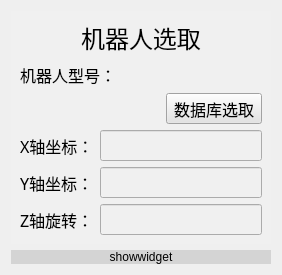
           <widget class="QWidget" name="page_2">
            <layout class="QVBoxLayout" name="verticalLayout_7">
             <item>
              <widget class="QWidget" name="widget_6" native="true">
               <property name="styleSheet">
                <string notr="true">background-color: rgb(240, 240, 240);</string>
               </property>
               <layout class="QVBoxLayout" name="verticalLayout_6">
                <item>
                 <layout class="QHBoxLayout" name="horizontalLayout_11">
                  <item>
                   <widget class="QLabel" name="labTitle_2">
                    <property name="sizePolicy">
                     <sizepolicy hsizetype="Minimum" vsizetype="Fixed">
                      <horstretch>0</horstretch>
                      <verstretch>0</verstretch>
                     </sizepolicy>
                    </property>
                    <property name="font">
                     <font>
                      <family>楷体</family>
                      <pointsize>18</pointsize>
                     </font>
                    </property>
                    <property name="text">
                     <string>机器人选取</string>
                    </property>
                    <property name="alignment">
                     <set>Qt::AlignCenter</set>
                    </property>
                   </widget>
                  </item>
                 </layout>
                </item>
                <item>
                 <layout class="QHBoxLayout" name="horizontalLayout_8">
                  <item>
                   <widget class="QLabel" name="labType_2">
                    <property name="font">
                     <font>
                      <family>楷体</family>
                      <pointsize>12</pointsize>
                     </font>
                    </property>
                    <property name="text">
                     <string>机器人型号：</string>
                    </property>
                   </widget>
                  </item>
                  <item>
                   <widget class="QLineEdit" name="lineName_2">
                    <property name="font">
                     <font>
                      <family>楷体</family>
                      <pointsize>12</pointsize>
                     </font>
                    </property>
                    <property name="styleSheet">
                     <string notr="true">background:transparent;border-width:0;border-style:outset</string>
                    </property>
                    <property name="readOnly">
                     <bool>true</bool>
                    </property>
                   </widget>
                  </item>
                 </layout>
                </item>
                <item>
                 <layout class="QHBoxLayout" name="horizontalLayout_9" stretch="1,0">
                  <item>
                   <spacer name="horizontalSpacer_2">
                    <property name="orientation">
                     <enum>Qt::Horizontal</enum>
                    </property>
                    <property name="sizeHint" stdset="0">
                     <size>
                      <width>40</width>
                      <height>20</height>
                     </size>
                    </property>
                   </spacer>
                  </item>
                  <item>
                   <widget class="QToolButton" name="btnRobotSelect">
                    <property name="sizePolicy">
                     <sizepolicy hsizetype="Minimum" vsizetype="Fixed">
                      <horstretch>0</horstretch>
                      <verstretch>0</verstretch>
                     </sizepolicy>
                    </property>
                    <property name="font">
                     <font>
                      <family>楷体</family>
                      <pointsize>12</pointsize>
                     </font>
                    </property>
                    <property name="styleSheet">
                     <string notr="true">background-color: rgb(227, 227, 227);</string>
                    </property>
                    <property name="text">
                     <string>数据库选取</string>
                    </property>
                    <property name="icon">
                     <iconset resource="../resource.qrc">
                      <normaloff>:/img/datashow.ico</normaloff>:/img/datashow.ico</iconset>
                    </property>
                    <property name="iconSize">
                     <size>
                      <width>30</width>
                      <height>30</height>
                     </size>
                    </property>
                    <property name="toolButtonStyle">
                     <enum>Qt::ToolButtonTextBesideIcon</enum>
                    </property>
                   </widget>
                  </item>
                 </layout>
                </item>
                <item>
                 <layout class="QHBoxLayout" name="horizontalLayout_12">
                  <item>
                   <widget class="QLabel" name="labXpos_2">
                    <property name="font">
                     <font>
                      <family>楷体</family>
                      <pointsize>12</pointsize>
                     </font>
                    </property>
                    <property name="text">
                     <string>X轴坐标：</string>
                    </property>
                   </widget>
                  </item>
                  <item>
                   <widget class="QLineEdit" name="lineXpos_2">
                    <property name="font">
                     <font>
                      <family>楷体</family>
                      <pointsize>12</pointsize>
                     </font>
                    </property>
                   </widget>
                  </item>
                 </layout>
                </item>
                <item>
                 <layout class="QHBoxLayout" name="horizontalLayout_13">
                  <item>
                   <widget class="QLabel" name="labYpos_2">
                    <property name="font">
                     <font>
                      <family>楷体</family>
                      <pointsize>12</pointsize>
                     </font>
                    </property>
                    <property name="text">
                     <string>Y轴坐标：</string>
                    </property>
                   </widget>
                  </item>
                  <item>
                   <widget class="QLineEdit" name="lineYpos_2">
                    <property name="font">
                     <font>
                      <family>楷体</family>
                      <pointsize>12</pointsize>
                     </font>
                    </property>
                   </widget>
                  </item>
                 </layout>
                </item>
                <item>
                 <layout class="QHBoxLayout" name="horizontalLayout_14">
                  <item>
                   <widget class="QLabel" name="labZangle_2">
                    <property name="font">
                     <font>
                      <family>楷体</family>
                      <pointsize>12</pointsize>
                     </font>
                    </property>
                    <property name="text">
                     <string>Z轴旋转：</string>
                    </property>
                   </widget>
                  </item>
                  <item>
                   <widget class="QLineEdit" name="lineZangle_2">
                    <property name="font">
                     <font>
                      <family>楷体</family>
                      <pointsize>12</pointsize>
                     </font>
                    </property>
                   </widget>
                  </item>
                 </layout>
                </item>
               </layout>
              </widget>
             </item>
             <item>
              <widget class="QLabel" name="labShow_2">
               <property name="layoutDirection">
                <enum>Qt::LeftToRight</enum>
               </property>
               <property name="styleSheet">
                <string notr="true">background-color: rgb(212, 212, 212);</string>
               </property>
               <property name="text">
                <string>showwidget</string>
               </property>
               <property name="alignment">
                <set>Qt::AlignCenter</set>
               </property>
              </widget>
             </item>
            </layout>
           </widget>
